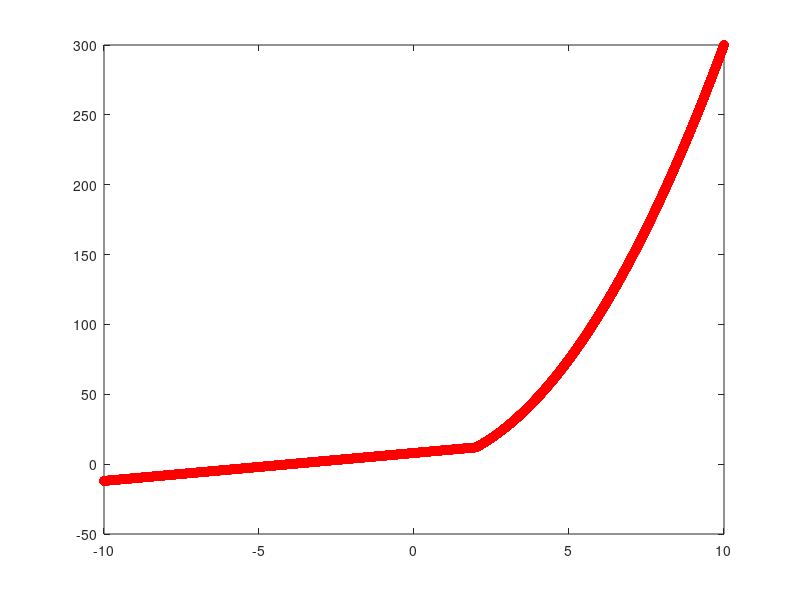

Recreate this plot in MATLAB. (Note: this script raises an error after producing the figure.)
% exercise 1

x = -10:0.0001:10;
index = x<2;
f=zeros(size(x));
f(index) = 2*x(index) + 8;
index = x>=2;
f(index) = 3 * x(index).*x(index);

plot(x, f, 'ro');

matrice = Lab1GenereazaMatrice(10);


% % exercise 1
% 
% x = -10:0.0001:10;
% % x1 = x(1:120001);
% % x1 = -10:0.0001:2;
% 
% fx = func(x1);
% plot(x1, fx, 'r');hold on;
% x2=2:0.0001:10;
% f2 = 3*x2.*x2;%one by one multiplying
% plot(x2, fx, 'g');
% 
% function y = func(x)
% if ~isvector(x)
%     error('Input must be a vector')
% end
% if(x<2)
%     y = 2*x + 8;
% else
%     y = 3*x.*x;
% end
% end
% 
